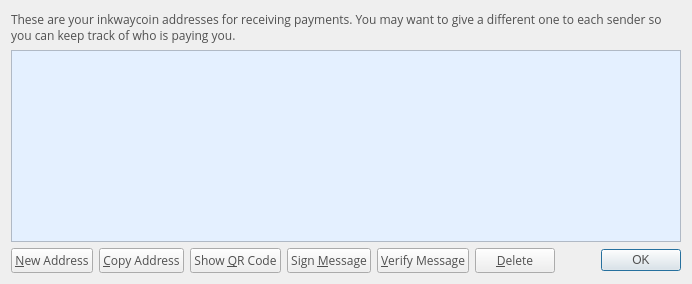
<?xml version="1.0" encoding="UTF-8"?>
<ui version="4.0">
 <class>AddressBookPage</class>
 <widget class="QWidget" name="AddressBookPage">
  <property name="font">
   <font>
    <family>Open Sans,sans-serif</family>
   </font>
  </property>
  <property name="windowTitle">
   <string>Address Book</string>
  </property>
  <property name="styleSheet">
   <string notr="true">color:#505050;
font-family:'Open Sans,sans-serif';</string>
  </property>
  <layout class="QVBoxLayout" name="verticalLayout">
   <item>
    <widget class="QLabel" name="labelExplanation">
     <property name="text">
      <string>These are your inkwaycoin addresses for receiving payments. You may want to give a different one to each sender so you can keep track of who is paying you.</string>
     </property>
     <property name="textFormat">
      <enum>Qt::PlainText</enum>
     </property>
     <property name="wordWrap">
      <bool>true</bool>
     </property>
    </widget>
   </item>
   <item>
    <widget class="QTableView" name="tableView">
     <property name="contextMenuPolicy">
      <enum>Qt::CustomContextMenu</enum>
     </property>
     <property name="toolTip">
      <string>Double-click to edit address or label</string>
     </property>
     <property name="styleSheet">
      <string notr="true">color:#505050;
font-family:'Open Sans,sans-serif';
background-color:rgb(228, 240, 255);s</string>
     </property>
     <property name="lineWidth">
      <number>0</number>
     </property>
     <property name="tabKeyNavigation">
      <bool>false</bool>
     </property>
     <property name="alternatingRowColors">
      <bool>true</bool>
     </property>
     <property name="selectionMode">
      <enum>QAbstractItemView::SingleSelection</enum>
     </property>
     <property name="selectionBehavior">
      <enum>QAbstractItemView::SelectRows</enum>
     </property>
     <property name="sortingEnabled">
      <bool>true</bool>
     </property>
     <attribute name="verticalHeaderVisible">
      <bool>false</bool>
     </attribute>
    </widget>
   </item>
   <item>
    <layout class="QHBoxLayout" name="horizontalLayout">
     <item>
      <widget class="QPushButton" name="newAddressButton">
       <property name="toolTip">
        <string>Create a new address</string>
       </property>
       <property name="text">
        <string>&amp;New Address</string>
       </property>
       <property name="icon">
        <iconset resource="../bitcoin.qrc">
         <normaloff>:/icons/add</normaloff>:/icons/add</iconset>
       </property>
      </widget>
     </item>
     <item>
      <widget class="QPushButton" name="copyToClipboard">
       <property name="toolTip">
        <string>Copy the currently selected address to the system clipboard</string>
       </property>
       <property name="text">
        <string>&amp;Copy Address</string>
       </property>
       <property name="icon">
        <iconset resource="../bitcoin.qrc">
         <normaloff>:/icons/editcopy</normaloff>:/icons/editcopy</iconset>
       </property>
      </widget>
     </item>
     <item>
      <widget class="QPushButton" name="showQRCode">
       <property name="text">
        <string>Show &amp;QR Code</string>
       </property>
       <property name="icon">
        <iconset resource="../bitcoin.qrc">
         <normaloff>:/icons/qrcode</normaloff>:/icons/qrcode</iconset>
       </property>
      </widget>
     </item>
     <item>
      <widget class="QPushButton" name="signMessage">
       <property name="toolTip">
        <string>Sign a message to prove you own a inkwaycoin address</string>
       </property>
       <property name="text">
        <string>Sign &amp;Message</string>
       </property>
       <property name="icon">
        <iconset resource="../bitcoin.qrc">
         <normaloff>:/icons/edit</normaloff>:/icons/edit</iconset>
       </property>
      </widget>
     </item>
     <item>
      <widget class="QPushButton" name="verifyMessage">
       <property name="toolTip">
        <string>Verify a message to ensure it was signed with a specified inkwaycoin address</string>
       </property>
       <property name="text">
        <string>&amp;Verify Message</string>
       </property>
       <property name="icon">
        <iconset resource="../bitcoin.qrc">
         <normaloff>:/icons/transaction_0</normaloff>:/icons/transaction_0</iconset>
       </property>
      </widget>
     </item>
     <item>
      <widget class="QPushButton" name="deleteButton">
       <property name="toolTip">
        <string>Delete the currently selected address from the list</string>
       </property>
       <property name="text">
        <string>&amp;Delete</string>
       </property>
       <property name="icon">
        <iconset resource="../bitcoin.qrc">
         <normaloff>:/icons/remove</normaloff>:/icons/remove</iconset>
       </property>
      </widget>
     </item>
     <item>
      <spacer name="horizontalSpacer">
       <property name="orientation">
        <enum>Qt::Horizontal</enum>
       </property>
       <property name="sizeHint" stdset="0">
        <size>
         <width>40</width>
         <height>20</height>
        </size>
       </property>
      </spacer>
     </item>
     <item>
      <widget class="QDialogButtonBox" name="buttonBox">
       <property name="standardButtons">
        <set>QDialogButtonBox::Ok</set>
       </property>
      </widget>
     </item>
    </layout>
   </item>
  </layout>
 </widget>
 <resources>
  <include location="../bitcoin.qrc"/>
 </resources>
 <connections/>
</ui>
